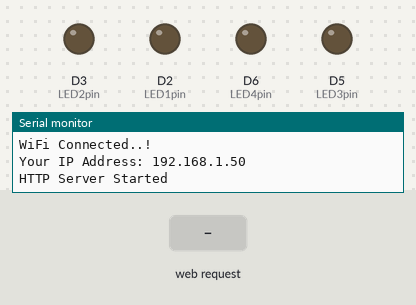
A sketch run on a simulated ESP8266 (NodeMCU). Shown: output pins drawn as LEDs (lit = HIGH), the last lines printed to the serial monitor. Inputs (shaded band) come from the test bench. WiFi joins after 1.5 s; servers stay silent unless stated.

Above: at 3.3 s.
3.4 s: HTTP request GET /led1on received
At 4.3 s:
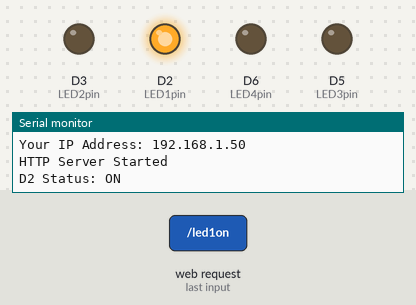
4.9 s: HTTP request GET /led2on received
At 5.4 s:
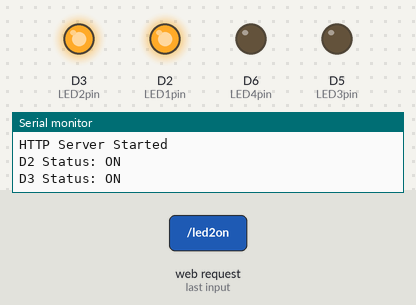
6.4 s: HTTP request GET /led1off received
At 7.6 s:
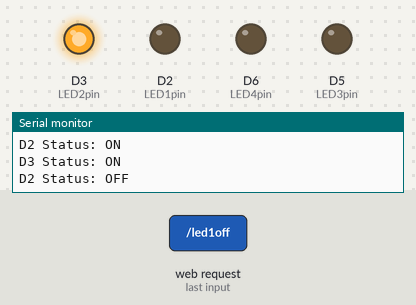
7.9 s: HTTP request GET /led3on received
At 8.9 s:
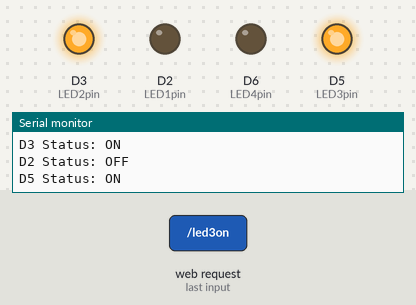
9.4 s: HTTP request GET /led2off received
At 10.1 s:
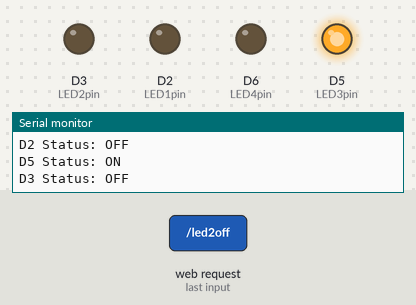
10.9 s: HTTP request GET /led4on received
At 11.2 s:
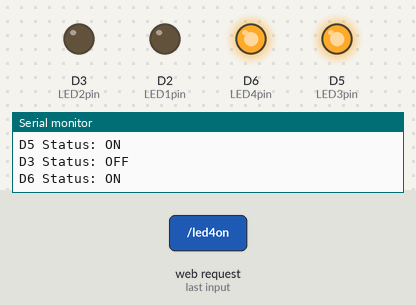
Timing chart, 0 to 13.4 s (numbered marks = the images above; inputs shaded):
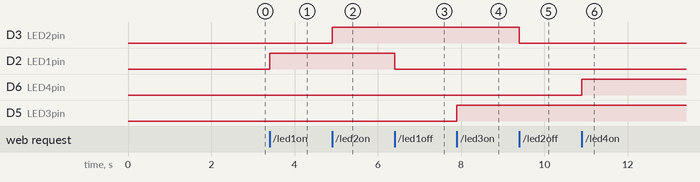

The sketch:

esp8266_WepServer.ino
```cpp
/*
 * Created by Doğuhan POLAT
 *
 * Github: https://github.com/doguhanpolat
*/

//Load Wi-Fi library
#include <ESP8266WiFi.h>
#include <ESP8266WebServer.h>

const char* ssid = "Polat2";
const char* password = "/-polat9562/-";

ESP8266WebServer server(80); // Set web server port number to 80.


uint8_t LED1pin = D2;
bool LED1status = LOW; //We define situations.
uint8_t LED2pin = D3;
bool LED2status = LOW;
uint8_t LED3pin = D5;
bool LED3status = LOW;
uint8_t LED4pin = D6;
bool LED4status = LOW;

void setup() {
  Serial.begin(115200);
  delay(100);

  pinMode(LED1pin, OUTPUT);
  pinMode(LED2pin, OUTPUT);
  pinMode(LED3pin, OUTPUT);
  pinMode(LED4pin, OUTPUT);

  Serial.println("connecting to wifi ");
  Serial.println(ssid);

  //command required to connect to your local network
  WiFi.begin(ssid, password);

  //We check that the connection is established.
  while (WiFi.status() != WL_CONNECTED) {
  delay(1000);
  Serial.print("."); //"." on the screen until the connection is established. We get it out.(Loading)
  }
  Serial.println("");
  Serial.println("WiFi Connected..!");
  Serial.print("Your IP Address: ");  Serial.println(WiFi.localIP());

  server.on("/", handle_OnConnect); //Server controls after connection is established.
  server.on("/led1on", handle_led1on);
  server.on("/led1off", handle_led1off);
  server.on("/led2on", handle_led2on);
  server.on("/led2off", handle_led2off);
  server.on("/led3on", handle_led3on);
  server.on("/led3off", handle_led3off);
  server.on("/led4on", handle_led4on);
  server.on("/led4off", handle_led4off);
  server.onNotFound(handle_NotFound);

  server.begin();
  Serial.println("HTTP Server Started");

}
void loop() {

  server.handleClient();
   if(LED1status)
  {digitalWrite(LED1pin, HIGH);}
  else
  {digitalWrite(LED1pin, LOW);}
  if(LED2status)
  {digitalWrite(LED2pin, HIGH);}
  else
  {digitalWrite(LED2pin, LOW);}
    if(LED3status)
  {digitalWrite(LED3pin, HIGH);}
  else
  {digitalWrite(LED3pin, LOW);}
    if(LED4status)
  {digitalWrite(LED4pin, HIGH);}
  else
  {digitalWrite(LED4pin, LOW);}
}

void handle_OnConnect() {

  LED1status = LOW;
  server.send(200, "text/html", SendHTML(LED1status,LED2status,LED3status,LED4status));
}
void handle_led1on() {
  LED1status = HIGH;
  Serial.println("D2 Status: ON");
  server.send(200, "text/html", SendHTML(true,LED2status,LED3status,LED4status));
}

void handle_led1off() {
  LED1status = LOW;
  Serial.println("D2 Status: OFF");
  server.send(200, "text/html", SendHTML(false,LED2status,LED3status,LED4status));
}

void handle_led2on() {
  LED2status = HIGH;
  Serial.println("D3 Status: ON");
  server.send(200, "text/html", SendHTML(LED1status,true,LED3status,LED4status));
}

void handle_led2off() {
  LED2status = LOW;
  Serial.println("D3 Status: OFF");
  server.send(200, "text/html", SendHTML(LED1status,false,LED3status,LED4status));
}
void handle_led3on() {
  LED3status = HIGH;
  Serial.println("D5 Status: ON");
  server.send(200, "text/html", SendHTML(LED1status,LED2status,true,LED4status));
}

void handle_led3off() {
  LED3status = LOW;
  Serial.println("D5 Status: OFF");
  server.send(200, "text/html", SendHTML(LED1status,LED2status,false,LED4status));
}
void handle_led4on() {
  LED4status = HIGH;
  Serial.println("D6 Status: ON");
  server.send(200, "text/html", SendHTML(LED1status,LED2status,LED3status,true));
}

void handle_led4off() {
  LED4status = LOW;
  Serial.println("D6 Status: OFF");
  server.send(200, "text/html", SendHTML(LED1status,LED2status,LED3status,false));
}
void handle_NotFound(){
  server.send(404, "text/plain", "Not found");
}

String SendHTML(uint8_t led1stat,uint8_t led2stat,uint8_t led3stat,uint8_t led4stat){
  String ptr = "<!DOCTYPE html> <html>\n";
  ptr +="<head><meta name=\"viewport\" content=\"width=device-width, initial-scale=1.0, user-scalable=no\">\n";

  ptr +="<title>Web Server</title>\n";

  ptr +="<style>html { font-family: Helvetica; display: inline-block; margin: 0px auto; text-align: center;}\n";

  ptr +="body{margin-top: 50px;background-image: url('https://img.freepik.com/free-vector/network-mesh-wire-digital-technology-background_1017-27428.jpg?w=2000&t=st=1666631373~exp=1666631973~hmac=16d284cb25630daf0cf2b97358d888edc4bbda780368991243e4faf89485f865');} h1 {color: black;margin: 30px auto 50px;}\n";

  ptr +=".button {display: block;width: 80px;background-color: #1abc9c ;border: none;color: white;padding-left: 13px; padding-right: 13px;text-decoration: none;font-size: 28px;margin: 0px auto 25px;cursor: pointer;border-radius: 5px;}\n";

  ptr +=".button-on {background-color: #0095c7;}\n";
  ptr +=".button-off {background-color: #34495e;}\n";

  ptr +="p {font-size: 16px;color:black;margin-bottom: 10px;}\n";

  ptr +="p1 {font-size: 28px;color: black;}\n";
  ptr +="p2 {font-size: 12px;color: #3f3f3f;}\n";

  ptr +="</style>\n";
  ptr +="</head>\n";
  ptr +="<body bgcolor= efefef style=color:white>\n";

  ptr +="<div id=\"webpage\">\n";
  ptr +="<h1>ESP8266 NodeMCU WebServer</h1>\n";
  if(led1stat)
  {ptr +="<p>Status1: Open</p><a class=\"button button-off\" href=\"/led1off\">Close</a>\n";}
  else
  {ptr +="<p>Status1: Closed</p><a class=\"button button-on\" href=\"/led1on\">Open</a>\n";}

  if(led2stat)
  {ptr +="<p>Status2: Open</p><a class=\"button button-off\" href=\"/led2off\">Close</a>\n";}
  else
  {ptr +="<p>Status2: Closed</p><a class=\"button button-on\" href=\"/led2on\">Open</a>\n";}

  if(led3stat)
  {ptr +="<p>Status3: Open</p><a class=\"button button-off\" href=\"/led3off\">Close</a>\n";}
  else
  {ptr +="<p>Status3: Closed</p><a class=\"button button-on\" href=\"/led3on\">Open</a>\n";}

  if(led4stat)
  {ptr +="<p>Status4: Open</p><a class=\"button button-off\" href=\"/led4off\">Close</a>\n";}
  else
  {ptr +="<p>Status4: Closed</p><a class=\"button button-on\" href=\"/led4on\">Open</a>\n";}

  //social media Logo

  ptr +="<br/><br/><p1>Social Media</p1>";
  ptr += "<a target=”github” a href='https://github.com/doguhanpolat'>";
  ptr += "<br/><br/><img src= 'https://logos-world.net/wp-content/uploads/2020/11/GitHub-Logo.png' Z\" width=\"90\" height=\"45\" alt=\"logo\\\">\n";
  ptr += "<a target=”github” a href='https://www.linkedin.com/in/doguhan-polat/'>";
  ptr += "<img src= 'https://logos-world.net/wp-content/uploads/2020/04/Linkedin-Symbol.png' Z\" width=\"85\" height=\"45\" alt=\"logo\\\"></a>\n";
  ptr +="<br/><br/><p2>Copyright (c) 2020 Doguhan POLAT</p2>\n";
  ptr +="</div>\n";
  ptr +="</body>\n";
  ptr +="</html>\n";
  return ptr;
}
```

Measured:
- after the input at 3.4 s, D2 (LED1pin): LOW → HIGH at once
- after the input at 4.9 s, D3 (LED2pin): LOW → HIGH at once
- after the input at 6.4 s, D2 (LED1pin): HIGH → LOW at once
- after the input at 7.9 s, D5 (LED3pin): LOW → HIGH at once
- after the input at 9.4 s, D3 (LED2pin): HIGH → LOW at once
- after the input at 10.9 s, D6 (LED4pin): LOW → HIGH at once
